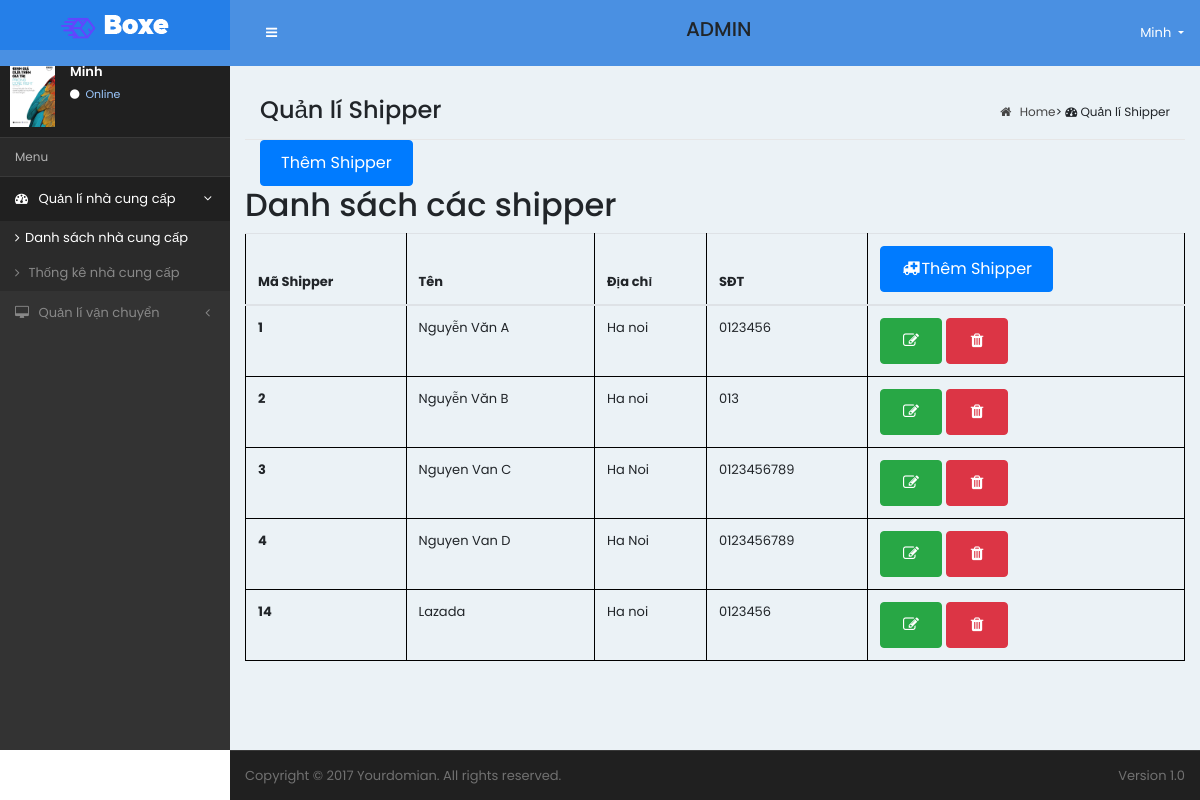
Page /Shipper/ListShipper (signed in) on the committed database.
### tables this page shows
CREATE TABLE `shipper` (
  `id` int(50) NOT NULL,
  `ten` varchar(50) NOT NULL,
  `diachi` varchar(50) NOT NULL,
  `sdt` varchar(100) NOT NULL
);

### mvc/core/Controller.php (called while the page is built, shortened)
<?php
class Controller{
    public function view($view,$data=[]){
        require_once "./mvc/views/".$view.".php";
    }
    }
?>

### mvc/controllers/Shipper.php (called while the page is built, shortened)
<?php
    class Shipper extends Controller{
        public $ship,$user;
        function __construct()
        {
            $this->ship=$this->model("ShipperModel");
        }
        function ListShipper(){
            $kq=$this->ship->getListShipper();
            $this->view(
                "Admin",
                [
                    "Page"=>"ListShipper",
                    "ListShipper"=>$kq,
                ]);
        }
    }
?>

### mvc/core/App.php (called while the page is built, shortened)
<?php
class App{
    protected $action="SayHi";
    function __construct()
    {
         $arr=$this->UrlProcess();
            if( isset($arr[0])){
            if(file_exists("./mvc/controllers/".$arr[0].".php") ){
                unset($arr[0]);
            }}
            $this->controller = new $this->controller;
        if(isset($arr[1])){
            if(method_exists($this->controller,$arr[1])){
                 $this->action=$arr[1];
            }
            unset($arr[1]);
        }
        $this->params=$arr?array_values($arr):[];
        call_user_func_array([$this->controller,$this->action],$this->params);
    }
    function UrlProcess(){
        if(isset($_GET["url"])){
             return explode("/",filter_var(trim($_GET['url'])));
        }
    }
}
?>

### index.php (called while the page is built, shortened)
<?php
$myApp=new App();
?>

### mvc/core/DB.php (called while the page is built, shortened)
<?php
class DB{
    protected $servername="localhost";
    protected $username="root";
    protected $password="";
    protected $dbname="ltw";
    public function __construct() {
        $this->con=new mysqli($this->servername,$this->username,$this->password,$this->dbname);
    }
}
?>

### mvc/models/ShipperModel.php (called while the page is built, shortened)
<?php
class ShipperModel extends DB{
    public function getListShipper(){
        $sql="select * from shipper";
        $query=mysqli_query($this->con,$sql);
        return $query;
    }
}
?>

### mvc/views/pages/ListShipper.php (the view, shortened to what this page needs)
<div class="content-header">
      <h1>Quản lí Shipper</h1>
      <ol class="breadcrumb">
        <li><a href="#"><i class="fa fa-home"></i> Home</a></li>
        <li class="active"><i class="fa fa-dashboard"></i> Quản lí Shipper</li>
      </ol>
    </div>
    <div class="container">
    <div class="row">
    <div class="col-md-12">
          <a href="Shipper/ThemShipper" class="btn btn-primary" >
  Thêm Shipper
</a>
</div>
          <div class="list-ncc">
            <h2>Danh sách các shipper</h2>
          </div>
  <table class="table" id="datatable">
  <thead>
    <tr>
      <th scope="col">Mã Shipper</th>
      <th scope="col">Tên</th>
      <th scope="col">Địa chỉ</th>
      <th scope="col">SĐT</th>
      <th><a href="Shipper/ThemShipper" class="btn btn-primary"><i class="fa fa-fw fa-ambulance"></i>Thêm Shipper</a></th>
    </tr>
  </thead>
  <tbody>
    <?php
    $listShipper=$data["ListShipper"];
    while($row=mysqli_fetch_array($listShipper)){
    ?>
    <tr>
      <th scope="row"><?php echo $row[0]?></th>
      <td><?php echo $row[1]?></td>
      <td><?php echo $row[2]?></td>
      <td><?php echo $row[3]?></td>
      <td>
      <a href="Shipper/SuaShipper/<?php echo $row[0] ?>" class="btn btn-success"><i class="fa fa-fw fa-edit"></i></a>
        <a onclick="return confirm('Bạn có muốn xóa không')" href="Shipper/XoaShipper/<?php echo $row[0]?>" class="btn btn-danger"><i class="fa fa-fw fa-trash"></i></a>
      </td>
    </tr>
    <?php
    }
    ?>
  </tbody>
</table>
      </div>
    </div>
  </div>
</div>

### mvc/views/Admin.php (style rules this page uses)
table { width: 100%; border-collapse: collapse; }
table, td, th { border: 1px solid black; padding: 5px; }
th { text-align: left; }

### rows in the picture
shipper: id "1", ten "Nguyễn Văn A", diachi "Ha noi", sdt "0123456"
shipper: id "2", ten "Nguyễn Văn B", diachi "Ha noi", sdt "013"
shipper: id "3", ten "Nguyen Van C", diachi "Ha Noi", sdt "0123456789"
shipper: id "4", ten "Nguyen Van D", diachi "Ha Noi", sdt "0123456789"
shipper: id "14", ten "Lazada", diachi "Ha noi", sdt "0123456"

### other values in the picture
$_SESSION["admin"][3] "Minh"
